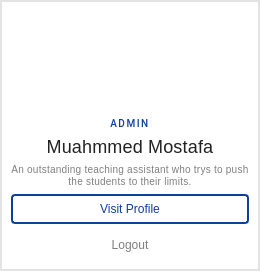
           <widget class="QWidget" name="card1_5" native="true">
            <property name="sizePolicy">
             <sizepolicy hsizetype="Fixed" vsizetype="Fixed">
              <horstretch>0</horstretch>
              <verstretch>0</verstretch>
             </sizepolicy>
            </property>
            <property name="styleSheet">
             <string notr="true">background-color: #fff;
border: 2px solid rgb(227, 227, 227);
padding: 0;</string>
            </property>
            <layout class="QVBoxLayout" name="verticalLayout_15">
             <item>
              <layout class="QVBoxLayout" name="verticalLayout_14">
               <item>
                <layout class="QHBoxLayout" name="horizontalLayout_11">
                 <item>
                  <widget class="QWidget" name="widget" native="true">
                   <property name="styleSheet">
                    <string notr="true">border: none</string>
                   </property>
                  </widget>
                 </item>
                 <item>
                  <widget class="QLabel" name="label_22">
                   <property name="sizePolicy">
                    <sizepolicy hsizetype="Fixed" vsizetype="Fixed">
                     <horstretch>0</horstretch>
                     <verstretch>0</verstretch>
                    </sizepolicy>
                   </property>
                   <property name="minimumSize">
                    <size>
                     <width>100</width>
                     <height>100</height>
                    </size>
                   </property>
                   <property name="styleSheet">
                    <string notr="true">background-image: url(:/user-circle 1.png);
background-repeat: no-repeat;
background-position: center;
border: 0;</string>
                   </property>
                   <property name="text">
                    <string/>
                   </property>
                  </widget>
                 </item>
                 <item>
                  <widget class="QWidget" name="widget_2" native="true">
                   <property name="styleSheet">
                    <string notr="true">border: none</string>
                   </property>
                  </widget>
                 </item>
                </layout>
               </item>
               <item>
                <layout class="QVBoxLayout" name="verticalLayout_13">
                 <item>
                  <widget class="QLabel" name="label_24">
                   <property name="font">
                    <font>
                     <family>Roboto</family>
                     <pointsize>-1</pointsize>
                     <italic>false</italic>
                     <bold>false</bold>
                    </font>
                   </property>
                   <property name="styleSheet">
                    <string notr="true">font-family: 'Roboto';
font-style: normal;
font-weight: 500;
font-size: 10px;
line-height: 16px;
/* identical to box height, or 160% */
border: 0;
letter-spacing: 1.5px;
text-transform: uppercase;

/* 00. On Surface / High Emphasis */

color: #0E409A;
</string>
                   </property>
                   <property name="text">
                    <string>ADMIN</string>
                   </property>
                   <property name="scaledContents">
                    <bool>false</bool>
                   </property>
                   <property name="alignment">
                    <set>Qt::AlignCenter</set>
                   </property>
                   <property name="wordWrap">
                    <bool>true</bool>
                   </property>
                  </widget>
                 </item>
                 <item>
                  <widget class="QLabel" name="label_23">
                   <property name="styleSheet">
                    <string notr="true">font-style: normal;
font-weight: 400;
font-size: 18px;
line-height: 24px;
/* identical to box height, or 100% */

letter-spacing: 0.18px;
border: 0;
/* 00. On Surface / High Emphasis */

color: rgba(0, 0, 0, 0.87);</string>
                   </property>
                   <property name="text">
                    <string>Muahmmed Mostafa</string>
                   </property>
                   <property name="alignment">
                    <set>Qt::AlignCenter</set>
                   </property>
                  </widget>
                 </item>
                 <item>
                  <widget class="QLabel" name="label_25">
                   <property name="styleSheet">
                    <string notr="true">/* Body 2 */

font-family: 'Roboto';
font-style: normal;
font-weight: 300;
font-size: 10px;
line-height: 20px;
/* identical to box height, or 143% */
border: 0;
letter-spacing: 0.25px;
text-align: left;

/* 00. On Surface / High Emphasis */

color: rgba(0, 0, 0, 0.50);</string>
                   </property>
                   <property name="text">
                    <string>An outstanding teaching assistant who trys to push the students to their limits.</string>
                   </property>
                   <property name="scaledContents">
                    <bool>false</bool>
                   </property>
                   <property name="alignment">
                    <set>Qt::AlignCenter</set>
                   </property>
                   <property name="wordWrap">
                    <bool>true</bool>
                   </property>
                  </widget>
                 </item>
                 <item>
                  <widget class="QPushButton" name="btn_visit_profile">
                   <property name="minimumSize">
                    <size>
                     <width>94</width>
                     <height>30</height>
                    </size>
                   </property>
                   <property name="styleSheet">
                    <string notr="true">background: #fff;
color: #0E409A;
border-color:  #0E409A;
border-radius: 4px;
min-width: 90px;</string>
                   </property>
                   <property name="text">
                    <string>Visit Profile</string>
                   </property>
                  </widget>
                 </item>
                 <item>
                  <widget class="QPushButton" name="btn_logout_2">
                   <property name="minimumSize">
                    <size>
                     <width>90</width>
                     <height>30</height>
                    </size>
                   </property>
                   <property name="styleSheet">
                    <string notr="true">background: #fff;
color: gray;
border: 0;
border-radius: 4px;
min-width: 90px;</string>
                   </property>
                   <property name="text">
                    <string>Logout</string>
                   </property>
                  </widget>
                 </item>
                </layout>
               </item>
              </layout>
             </item>
            </layout>
           </widget>
